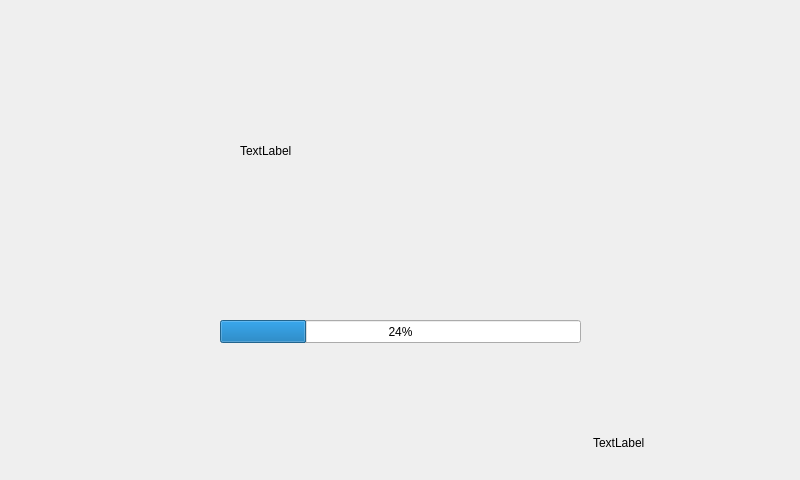
<?xml version="1.0" encoding="UTF-8"?>
<ui version="4.0">
 <class>welcome</class>
 <widget class="QWidget" name="welcome">
  <property name="geometry">
   <rect>
    <x>0</x>
    <y>0</y>
    <width>800</width>
    <height>480</height>
   </rect>
  </property>
  <property name="windowTitle">
   <string>Form</string>
  </property>
  <widget class="QLabel" name="text">
   <property name="geometry">
    <rect>
     <x>240</x>
     <y>130</y>
     <width>331</width>
     <height>41</height>
    </rect>
   </property>
   <property name="text">
    <string>TextLabel</string>
   </property>
  </widget>
  <widget class="QProgressBar" name="loading">
   <property name="geometry">
    <rect>
     <x>220</x>
     <y>320</y>
     <width>361</width>
     <height>23</height>
    </rect>
   </property>
   <property name="value">
    <number>24</number>
   </property>
  </widget>
  <widget class="QLabel" name="verision">
   <property name="geometry">
    <rect>
     <x>593</x>
     <y>422</y>
     <width>171</width>
     <height>41</height>
    </rect>
   </property>
   <property name="text">
    <string>TextLabel</string>
   </property>
  </widget>
 </widget>
 <resources/>
 <connections/>
</ui>
